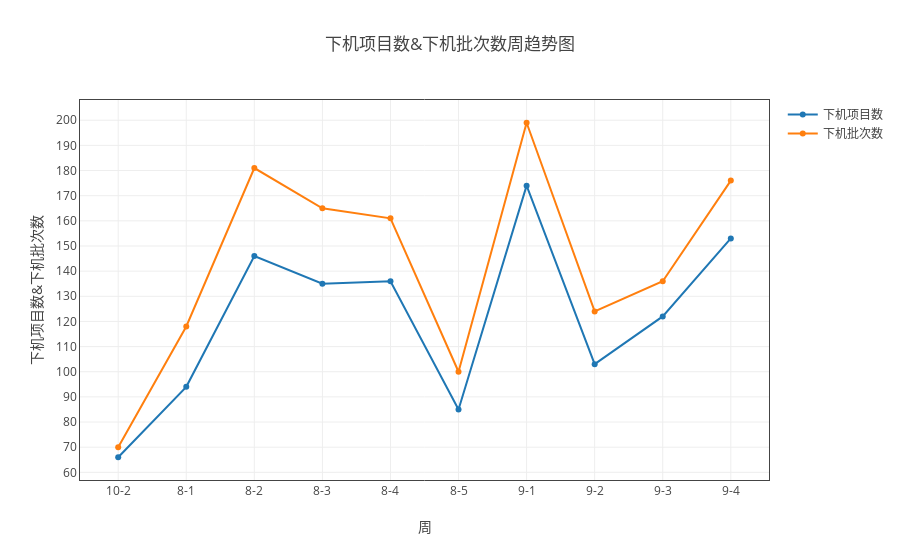
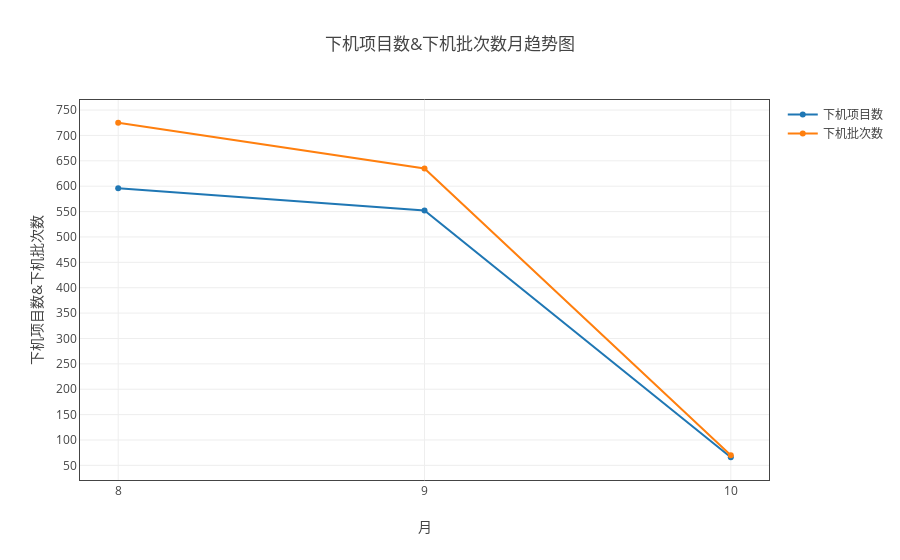

Here is the notebook cell these charts were saved with, in order:
### Markdown cell above
#### 下机批次数和下机项目数

### Code cell
ss = myModule.format(all_df1 ,"日期（格式“月-周次”）" ,['下机批次数','下机项目数'])
myModule.myPlot(ss.groupby('sum')).plot('line')
ss = myModule.format(all_df1 ,"month" ,['下机批次数','下机项目数'])
myModule.myPlot(ss.groupby('sum')).plot('line',"月")

### Figure 1 — Plotly figure (JSON) as saved in the notebook; plotly's stock layout.template omitted (floating-point values rounded to 4 significant figures)
{"data": [{"name": "下机项目数", "type": "scatter", "uid": "ad1dfce8-d1e5-11e8-8ddb-a41f72875c19", "x": ["10-2", "8-1", "8-2", "8-3", "8-4", "8-5", "9-1", "9-2", "9-3", "9-4"], "y": [66, 94, 146, 135, 136, 85, 174, 103, 122, 153]}, {"name": "下机批次数", "type": "scatter", "uid": "ad1dfce9-d1e5-11e8-8ddb-a41f72875c19", "x": ["10-2", "8-1", "8-2", "8-3", "8-4", "8-5", "9-1", "9-2", "9-3", "9-4"], "y": [70, 118, 181, 165, 161, 100, 199, 124, 136, 176]}], "layout": {"title": "下机项目数&下机批次数周趋势图", "xaxis": {"mirror": "all", "nticks": 20, "showgrid": true, "showline": true, "title": "周", "type": "category", "zeroline": true}, "yaxis": {"mirror": "all", "nticks": 20, "showgrid": true, "showline": true, "title": "下机项目数&下机批次数", "zeroline": true}}}

### Figure 2 — Plotly figure (JSON) as saved in the notebook; plotly's stock layout.template omitted (floating-point values rounded to 4 significant figures)
{"data": [{"name": "下机项目数", "type": "scatter", "uid": "ad1dfcea-d1e5-11e8-8ddb-a41f72875c19", "x": [8, 9, 10], "y": [596, 552, 66]}, {"name": "下机批次数", "type": "scatter", "uid": "ad1dfceb-d1e5-11e8-8ddb-a41f72875c19", "x": [8, 9, 10], "y": [725, 635, 70]}], "layout": {"title": "下机项目数&下机批次数月趋势图", "xaxis": {"mirror": "all", "nticks": 20, "showgrid": true, "showline": true, "title": "月", "type": "category", "zeroline": true}, "yaxis": {"mirror": "all", "nticks": 20, "showgrid": true, "showline": true, "title": "下机项目数&下机批次数", "zeroline": true}}}
